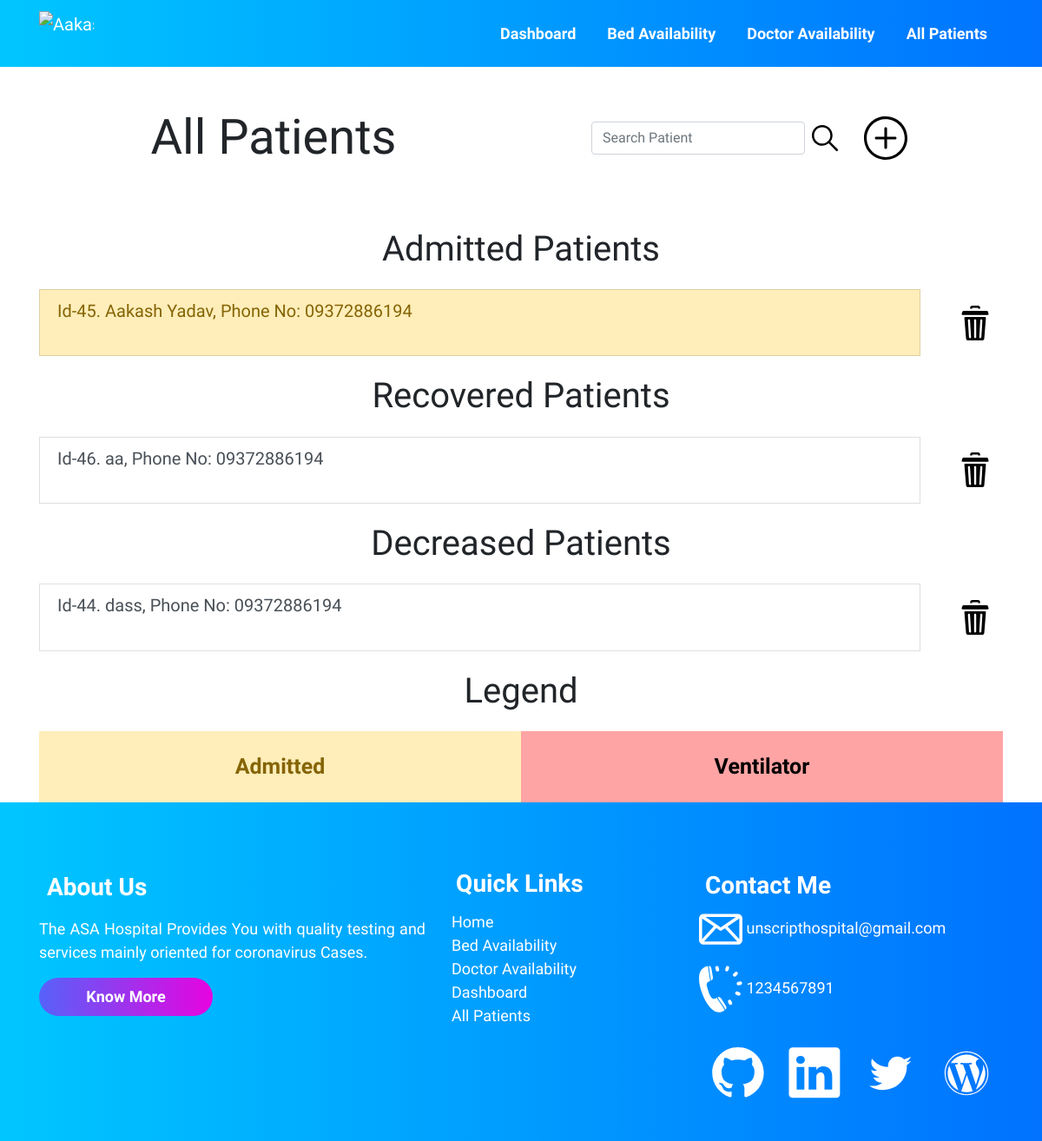
Before: /allpatients/ with the older database file.
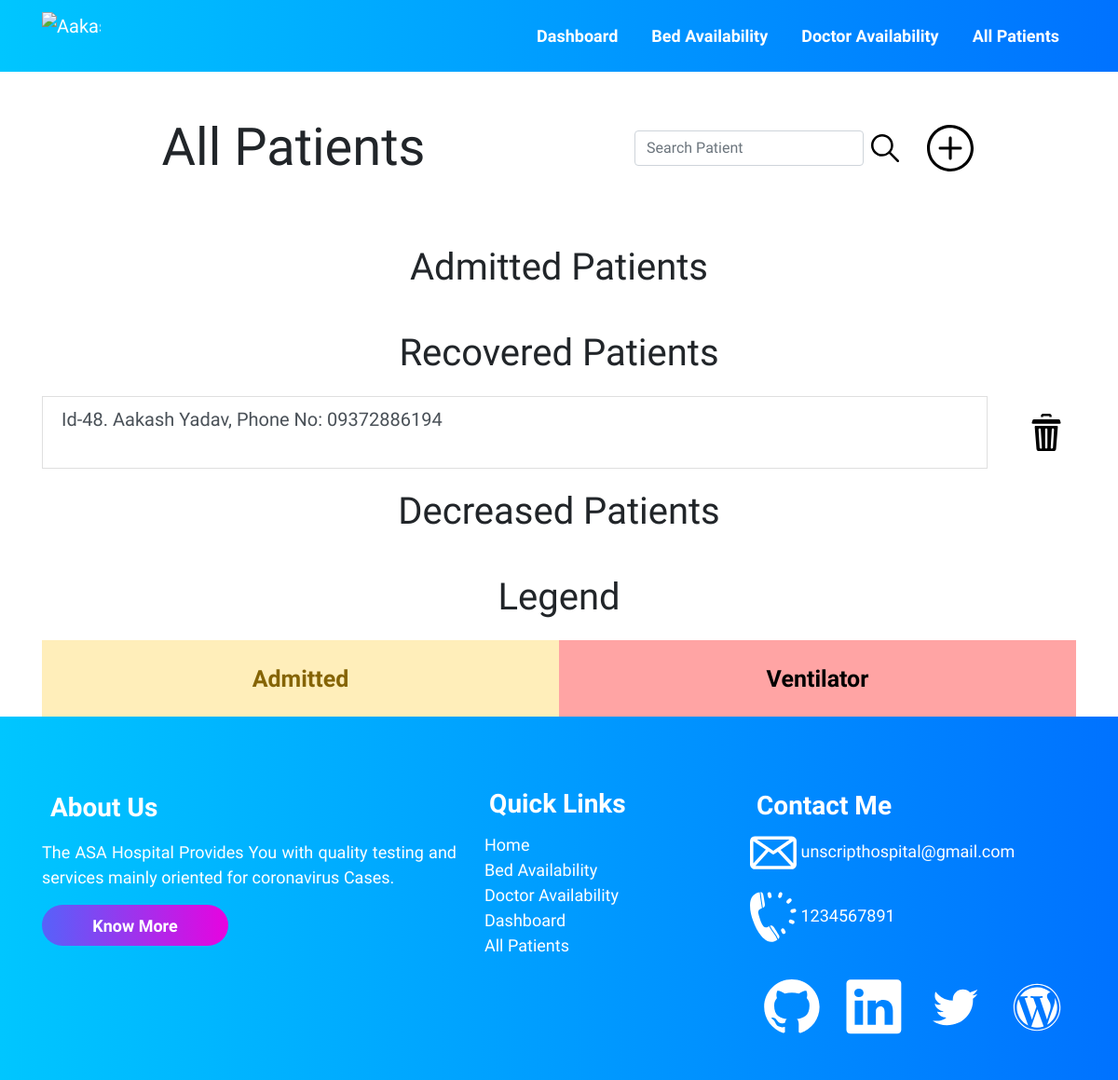
After: the same page with the newer database file.
### accounts/models.py (models this page shows, shortened)
class Patient (models.Model):
    patient_id = models.AutoField(primary_key=True)
    name = models.CharField(max_length=100)
    age = models.IntegerField()
    GENDERS = (
        (u'M', u'Male'),
        (u'F', u'Female'),
        (u'T', u'Transgender'),
        (u'O', u'Others'),
    )
    gender = models.CharField(max_length=2, null=True,
                              choices=GENDERS, default='M')
    phone = models.CharField(max_length=13)
    address = models.TextField(max_length=100)
    email_id = models.EmailField(max_length=254)
    date_admitted = models.DateField(auto_now=False, auto_now_add=False)
    oxygen_level = models.IntegerField(default=90)
    temperature = models.IntegerField(default=97)
    decreased = models.BooleanField(default=False)
    recovered = models.BooleanField(default=False)
    doctor = models.ForeignKey(Doctor, on_delete=models.CASCADE, default="")
    covid_test_result = models.ForeignKey(
        Result, on_delete=models.CASCADE, default="")
    room_no_and_bed_no = models.ForeignKey(
        Room, on_delete=models.CASCADE, default="")

### accounts/views.py (the view)
# urls.py: path("allpatients/", views.allpatients, name='allPatients'),
def allpatients(request):
    all_patients_query_set = Patient.objects.all()
    context = {
        'all_patients_query_set': all_patients_query_set
    }
    return render(request, 'allpatients.html', context)

### templates/allpatients.html (shortened to what this page needs)
{% extends 'innerbase.html' %}
{% load static %}
{% block cssLinks %}
<link rel="stylesheet" href="{% static 'css/bed.css' %}">
<link rel="stylesheet" href="{% static 'css/allpatients.css' %}">
{% endblock %}
{% block body %}
<div class="container">
    <div class="row">
        <div class="col-md-6 ">
            <h1 class="text-center my-5 header display-4">All Patients</h1>
        </div>
        <div class="col-md-4 d-flex align-items-center  flex-row-reverse">
            <form class="form-inline" action="/search" method="POST">
                <input class="form-control mr-sm-2" name="name" type="search" placeholder="Search Patient"
                    aria-label="Search" />
                <button type="submit" style="background-color: #ffffff00;border:none;">
                    <img src="{% static '/icons/search-icon.svg' %}" width="30px" alt="search button">
                </button>
            </form>
        </div>
        <div class="col-md-2  d-flex align-items-center">
            <a href="/addpatient">
                <img src="{% static '/icons/plus.svg' %}" height="50px" alt="Add the patient">
            </a>
        </div>
    </div>
    <ul class="list-group">
        <h1 class="text-center heading">Admitted Patients</h1>
        {% for patient in all_patients_query_set %}
        {% if patient.decreased %}
        {% elif patient.recovered %}
        {% else %}
        <div class="row">
            <div class="col-11"><a href="/patients/{{patient.patient_id}}" style="text-decoration: none;">
                    <li
                        class="list-group-item list-group-item-action {% if patient.room_no_and_bed_no.occupied %} list-group-item-warning  {% endif %} {% if patient.room_no_and_bed_no.ventilator %} list-group-item-danger {% endif %}">
                        <h5>Id-{{patient.patient_id}}. {{patient.name}}, Phone No: {{patient.phone}}</h5>
                    </li>
                </a></div>
            <div class="col-1 text-center align-self-center">
                <a href="/deletePatient/{{patient.patient_id}}">
                    <img src="{% static '/icons/delete.svg' %}" class="hover-item" width="40px" alt="Delete">
                </a>
            </div>
        </div>
        {% endif %}
        {% empty %}
        <li class="list-group-item list-group-item-action">NO PATIENTS IN DATABASE</li>
        {% endfor %}
        <h1 class="text-center heading">Recovered Patients</h1>
        {% for patient in all_patients_query_set %}
        {% if patient.recovered %}
        <div class="row">
            <div class="col-11"><a href="/patients/{{patient.patient_id}}" style="text-decoration: none;">
                    <li class="list-group-item list-group-item-action ">
                        <h5>Id-{{patient.patient_id}}. {{patient.name}}, Phone No: {{patient.phone}}</h5>
                    </li>
                </a></div>
            <div class="col-1 text-center align-self-center">
                <a href="/deletePatient/{{patient.patient_id}}">
                    <img src="{% static '/icons/delete.svg' %}" class="hover-item" width="40px" alt="Delete">
                </a>
            </div>
        </div>
        {% endif %}
        {% empty %}
        <li class="list-group-item list-group-item-action">NO PATIENTS IN DATABASE</li>
        {% endfor %}
        <h1 class="text-center heading">Decreased Patients</h1>
        {% for patient in all_patients_query_set %}
        {% if patient.decreased %}
        <div class="row">
            <div class="col-11"><a href="/patients/{{patient.patient_id}}" style="text-decoration: none;">
                    <li class="list-group-item list-group-item-action ">
                        <h5>Id-{{patient.patient_id}}. {{patient.name}}, Phone No: {{patient.phone}}</h5>
                    </li>
                </a></div>
            <div class="col-1 text-center align-self-center">
                <a href="/deletePatient/{{patient.patient_id}}">
                    <img src="{% static '/icons/delete.svg' %}" class="hover-item" width="40px" alt="Delete">
                </a>
            </div>
        </div>
        {% endif %}
        {% empty %}
        <li class="list-group-item list-group-item-action">NO PATIENTS IN DATABASE</li>
        {% endfor %}
    </ul>
</div>
<div class="container">
    <h1 class="text-center heading-legend">Legend</h1>
    <div class="container">
        <div class="row text-center">
            <div class="col yellow list-group-item-warning  ">
                Admitted
            </div>
            <div class="col red">
                Ventilator
            </div>
        </div>
    </div>
</div>
{% endblock %}

### templates/innerbase.html (shortened to what this page needs)
{% load static %}
<!DOCTYPE html>
<html lang="en">
<head>
</head>
<body>
    <link rel="stylesheet" href="{% static 'css/base.css' %}">
    {% block cssLinks %}{% endblock %}
    <link rel="stylesheet" href="https://stackpath.bootstrapcdn.com/bootstrap/4.5.0/css/bootstrap.min.css"
>
    <nav class="navbar navbar-expand-lg sticky-top">
        <div class="container">
            <a class="navbar-brand" href="/">
                <section id="leftlogo">
                    <img src="https://res.cloudinary.com/dnv3ztqf1/image/upload/v1608906379/Images%20for%20UNSCRIPT%20ROOKIE/logos/navbarlogo_kn59xi.png"
                        width="100%" class="d-inline-block align-top" loading="lazy" alt="Aakash CMS" />
                </section>
            </a>
            <div class="collapse navbar-collapse" id="navbarSupportedContent">
                <ul class="navbar-nav ml-auto">
                    <li class="link-background">
                        <a href="/dashboard" class="nav-link left">Dashboard</a>
                    </li>
                    <li class="link-background">
                        <a href="/bedavailability" class="nav-link left">Bed Availability</a>
                    </li>
                    <li class="link-background">
                        <a href="/doctoravailability" class="nav-link left">Doctor Availability</a>
                    </li>
                    <li class="link-background">
                        <a href="/allpatients" class="nav-link left">All Patients</a>
                    </li>
                </ul>
            </div>
        </div>
    </nav>
    {% block body %}{% endblock %}
    <div class="outer_box_for_waves">
        <section id="wavesbelownavbar">
        </section>
    </div>
    <div class="footer_bottom">
        <br /><br />
        <div class="container">
            <div class="row">
                <div class="col-md-5 footer_about_section">
                    <h3><b>About Us</b></h3>
                    <p class="text-justify about_footer">
                        The ASA Hospital Provides You with quality testing and
                        services mainly oriented for coronavirus Cases.
                    </p>
                    <a href="#"><button id="commonbuttons"><b>Know More</b></button></a>
                </div>
                <div class="col-md-3 footer_quicklinks_section">
                    <h3><b>Quick Links</b></h3>
                    <ul class="footer-links">
                        <li><a href="/">Home</a></li>
                        <li><a href="/bedavailability">Bed Availability</a></li>
                        <li><a href="/doctoravailability">Doctor Availability</a></li>
                        <li><a href="/dashboard">Dashboard</a></li>
                        <li><a href="/allpatients">All Patients</a></li>
                    </ul>
                </div>
                <div class=" col-md-4 footer_contact_section">
                    <h3><b>Contact Me</b></h3>
                    <ul class="footer-links">
                        <li>
                            <a href="mailto:aakashcoder1210@gmail.com?subject =Hello Aakash = Message">
                                <img class="image-footer" src="{% static '/icons/footer-icons/mail.svg' %}"
                                    width="50px;">
                                unscripthospital@gmail.com
                            </a>
                        </li>
                        <br>
                        <li>
                            <a href="tel:+91 1234567891">
                                <img class="image-footer" src="{% static '/icons/footer-icons/phone.svg' %}"
                                    width="50px;"> 1234567891</a>
                        </li>
                    </ul>
                    <br />
                    <div class="container">
                        <div class="row">
                            <div class="col-sm-3">
                                <a href="https://github.com/AakashCode12" target="_blank">
                                    <img class="image-footer" src="{% static '/icons/footer-icons/github.svg' %}"
                                        width="60px;">
                                </a>
                            </div>
                            <div class="col-sm-3">
                                <a href="https://www.linkedin.com/in/aakash-yadav-a30627190/" target="_blank">
                                    <img class="image-footer" src="{% static '/icons/footer-icons/linkedin.svg' %}"
                                        width="60px;">
                                </a>
                            </div>
                            <div class="col-sm-3">
                                <a href="https://twitter.com/Aakashv0007" target="_blank">
                                    <img class="image-footer" src="{% static '/icons/footer-icons/twitter.svg' %}"
                                        width="60px;">
                                </a>
                            </div>
                            <div class="col-sm-3">
                                <a href="https://aakashcode12.wordpress.com/" target="_blank">
                                    <img class="image-footer" src="{% static '/icons/footer-icons/wordpress.svg' %}"
                                        width="60px;">
                                </a>
                            </div>
                        </div>
                    </div>
                </div>
            </div>
        </div>
        <br /><br />
    </div>
</body>
</html>

### static/css/base.css (style rules this page uses)
* { margin: 0; padding: 0; font-family: "Raleway", sans-serif; scroll-behavior: smooth; }
.navbar a { color: rgb(255, 255, 255) !important; transition: all 0.3s ease-in-out; }
.footer_bottom a { color: rgb(255, 255, 255) !important; transition: all 0.3s ease-in-out; }
h3 { padding: 2% 2% 2% 2%; }
h5 { padding: 0% 0% 2% 0%; }
.navbar-nav li { padding: 0 10px; }
.navbar-nav li a { text-align: right; color: #fff; font-size: large; font-weight: 600; }
.navbar { background: -webkit-linear-gradient(right, #0072ff, #00c6ff); }
#leftlogo img { width: 63.48px; height: 51.24px; }
a.left { position: relative; }
a.left:before { content: ""; position: absolute; width: 0; height: 3px; bottom: 0; left: 0; background-color: rgb(255, 255, 255); visibility: hidden; transition: all 0.3s ease-in-out; }
#commonbuttons { padding: 2%; border: none; border-radius: 25px; color: white; font-size: 18px; background: -webkit-linear-gradient(right, hsl(302, 97%, 46%), #6156f9e3); width: 200px; transition: all 0.3s ease-in; border: none; }
.outer_box_for_waves { overflow: hidden; color: aliceblue; background: -webkit-linear-gradient(right, #0072ff, #00c6ff); }
.footer_bottom { background: -webkit-linear-gradient(right, #0072ff, #00c6ff); }
.footer_about_section h3 { color: #fff; }
.footer_quicklinks_section h3 { color: #fff; }
.footer_contact_section h3 { color: #fff; }
.footer_about_section p { color: #fff; }
.footer_about_section p { font-size: 18px; }
.footer-links li { list-style: none; font-size: 18px; }
.footer-links li a { text-decoration: wavy; }
.image-footer { transition: all 0.3s ease-out; }

### static/css/bed.css (style rules this page uses)
.heading-legend { margin: 2%; }
.yellow { padding: 2%; background-color: #f8ff8f; color: rgb(0, 0, 0); font-size: 25px; text-align: center; font-weight: 700; }
.red { padding: 2%; background-color: #ffa4a4; color: rgb(0, 0, 0); font-size: 25px; text-align: center; font-weight: 700; }

### static/css/allPatients.css (style rules this page uses)
.heading { margin-top: 2%; margin-bottom: 2%; }

Changed rows visible on the page:
removed Patient: patient_id "45", name "Aakash Yadav", phone "09372886194", decreased False (drawn), shown under "Admitted Patients"
removed Patient: patient_id "46", name "aa", phone "09372886194", recovered True (drawn), shown under "Recovered Patients"
removed Patient: patient_id "44", name "dass", phone "09372886194", decreased True (drawn), shown under "Decreased Patients"
added Patient: patient_id "48", name "Aakash Yadav", phone "09372886194", recovered True (drawn), shown under "Recovered Patients"
